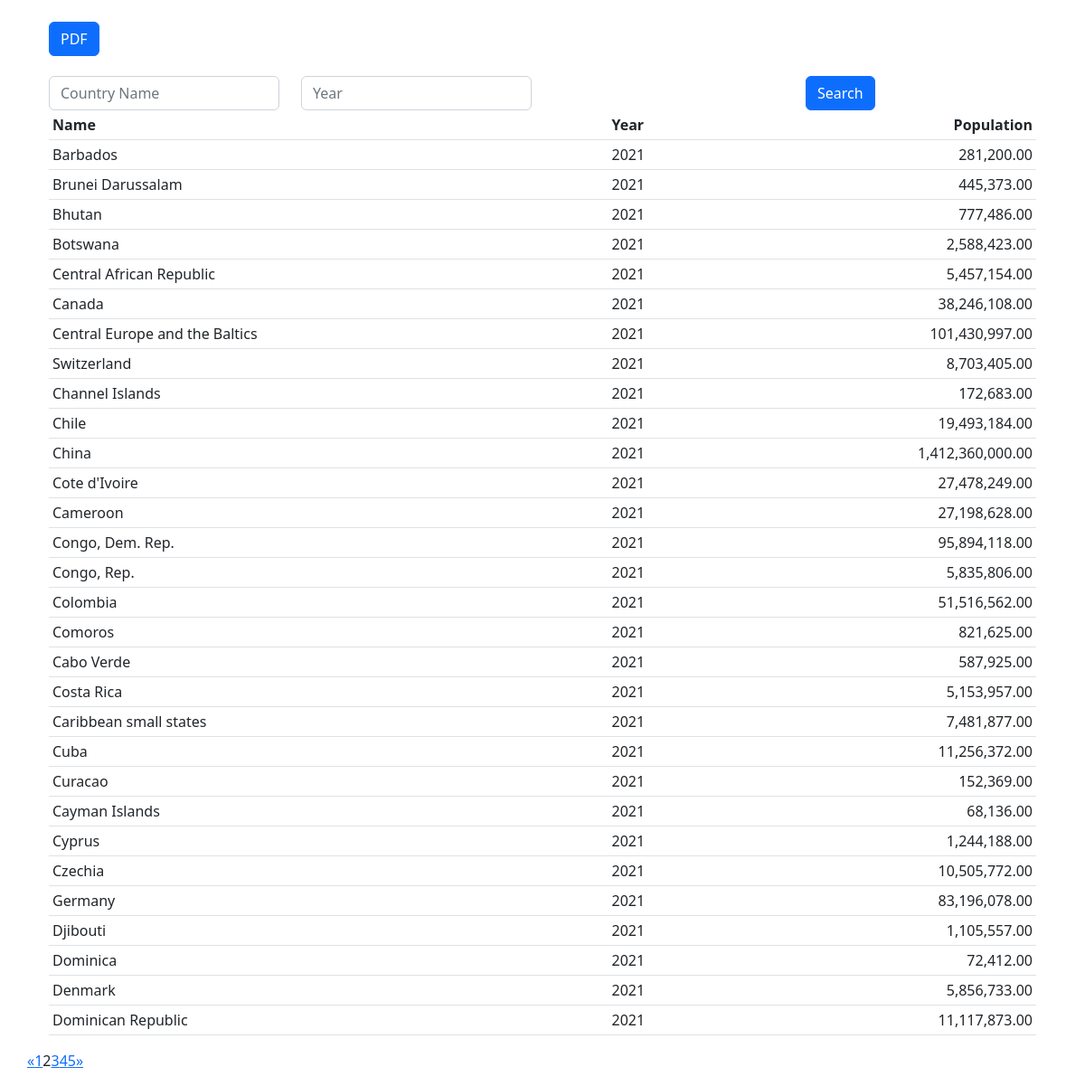
The app's page /population/population_list?page=2 with its own data.
### population/models.py (models this page shows, shortened)
class Population(models.Model):
	name = models.CharField(max_length=100)
	code = models.CharField(max_length=5)
	year = models.CharField(max_length=5)
	value = models.DecimalField(default=0.00,max_digits=1000,decimal_places=2)

### population/views.py (the view)
# urls.py: path('population_list', views.population_list, name='population_list'),
def population_list(request):
    login_url = '/'
    qs = Population.objects.order_by('-year')
    name = request.GET.get('name')
    year = request.GET.get('year')
    request.session['name'] = name
    request.session['year'] = year
    print(request.session['name'])
    if is_valid_queryparam(name):
        qs = qs.filter(name__icontains=name)
    if is_valid_queryparam(year):
        qs = qs.filter(year__icontains=year)
    page = request.GET.get('page', 1)
    paginator = Paginator(qs, 30)
    try:
        qs = paginator.page(page)
    except PageNotAnInteger:
        qs = paginator.page(1)
    except EmptyPage:
        qs = paginator.page(paginator.num_pages)
    year_list = Population.objects.values_list('year', flat=True).order_by('year').distinct()
    country_list = Population.objects.values_list('name', flat=True).order_by('name').distinct()
    context = {
        'population_list': qs,
        'year_list':year_list,
        'country_list':country_list,
        'year':year,
        'name':name,
    }
    return render(request, "population_list.html", context)

### population/views.py (called while the page is built)
def is_valid_queryparam(param):
    return param != '' and param is not None

### population/templates/population_list.html
{% extends 'base.html' %}
{% block content %}
<div class="container">
	<div class="card-body" style="padding-bottom: 2%;">
    	<a href="{% url 'population_list_pdf' %}" class="btn btn-small btn-primary">PDF</a>
    </div>
    <form method="GET" action="{% url 'population_list' %}">
      	<div class="row">
          	<div  class="col s12 m12 l4">
            	<input type="text"  name="name" placeholder="Country Name" {% if name %} value="{{name}}" {% endif %}
            	hx-get="{% url 'population_filter' %}" hx-trigger="keyup delay:500ms" hx-target="#search-results" class="form-control">
          	</div>
          	<div  class="col s12 m12 l2">
            	<input type="text"  name="year" placeholder="Year" {% if year %} value="{{year}}" {% endif %}
            	hx-get="{% url 'population_filter' %}" hx-trigger="keyup delay:500ms" hx-target="#search-results" class="form-control">
          	</div>
          	<div  class="col s12 m12 l5">
          	</div>
          	<div class="form-group col s12 m12 l1">
              	<button type="submit" class="btn btn-primary">Search</button>
          	</div>
      	</div>
    </form>
</div>
<div id="search-results">
    {% include 'population_filter.html' %}
</div>
{% endblock %}

### population/templates/population_filter.html (shortened to what this page needs)
{% load humanize %}
<div class="container">
    <table class="table table-sm">
        <thead class="thead-dark">
          <tr>
            <th scope="col">Name</th>
            <th scope="col">Year</th>
            <th scope="col" style="text-align: right;">Population</th>
          </tr>
        </thead>
        <tbody>
            {% for population in population_list %}
              <tr>
                <td>{{population.name}}</td>
                <td>{{population.year}}</td>
                <td style="text-align: right;">{{population.value|intcomma}}</td>
              </tr>
            {% endfor %}
        </tbody>
    </table>
</div>
<div class="row">
    {% if population_list.has_other_pages %}
    <ul class="pagination">
        {% if population_list.has_previous %}
        <li><a href="?page={{ population_list.previous_page_number }}{% if name %}&name={{name}}{% endif %}">&laquo;</a></li>
        {% else %}
        <li class="disabled"><span>&laquo;</span></li>
        {% endif %}
        {% for i in population_list.paginator.page_range %}
        {% if population_list.number == i %}
        <li class="active"><span>{{ i }} </span></li>
        {% elif i > population_list.number|add:'-4' and i < population_list.number|add:'4' %} <li><a
                href="?page={{ i }}{% if name %}&name={{name}}{% endif %}">{{i}}</a>
            </li>
            {% endif %}
            {% endfor %}
            {% if population_list.has_next %}
            <li><a
                    href="?page={{ population_list.next_page_number }}{% if name %}&name={{name}} {% endif %}">&raquo;</a>
            </li>
            {% else %}
            <li class="disabled"><span>&raquo;</span></li>
            {% endif %}
    </ul>
    {% endif %}
</div>

### records on screen
Population: name "Barbados", year "2021", value "281,200.00"
Population: name "Brunei Darussalam", year "2021", value "445,373.00"
Population: name "Bhutan", year "2021", value "777,486.00"
Population: name "Botswana", year "2021", value "2,588,423.00"
Population: name "Central African Republic", year "2021", value "5,457,154.00"
Population: name "Canada", year "2021", value "38,246,108.00"
Population: name "Central Europe and the Baltics", year "2021", value "101,430,997.00"
Population: name "Switzerland", year "2021", value "8,703,405.00"
Population: name "Channel Islands", year "2021", value "172,683.00"
Population: name "Chile", year "2021", value "19,493,184.00"
Population: name "China", year "2021", value "1,412,360,000.00"
Population: name "Cote d'Ivoire", year "2021", value "27,478,249.00"
Population: name "Cameroon", year "2021", value "27,198,628.00"
Population: name "Congo, Dem. Rep.", year "2021", value "95,894,118.00"
Population: name "Congo, Rep.", year "2021", value "5,835,806.00"
Population: name "Colombia", year "2021", value "51,516,562.00"
Population: name "Comoros", year "2021", value "821,625.00"
Population: name "Cabo Verde", year "2021", value "587,925.00"
Population: name "Costa Rica", year "2021", value "5,153,957.00"
Population: name "Caribbean small states", year "2021", value "7,481,877.00"
Population: name "Cuba", year "2021", value "11,256,372.00"
Population: name "Curacao", year "2021", value "152,369.00"
Population: name "Cayman Islands", year "2021", value "68,136.00"
Population: name "Cyprus", year "2021", value "1,244,188.00"
Population: name "Czechia", year "2021", value "10,505,772.00"
Population: name "Germany", year "2021", value "83,196,078.00"
Population: name "Djibouti", year "2021", value "1,105,557.00"
Population: name "Dominica", year "2021", value "72,412.00"
Population: name "Denmark", year "2021", value "5,856,733.00"
Population: name "Dominican Republic", year "2021", value "11,117,873.00"

### other values on screen
{{ i }} "1" "3" "4" "5"
{{ i }} "2"
